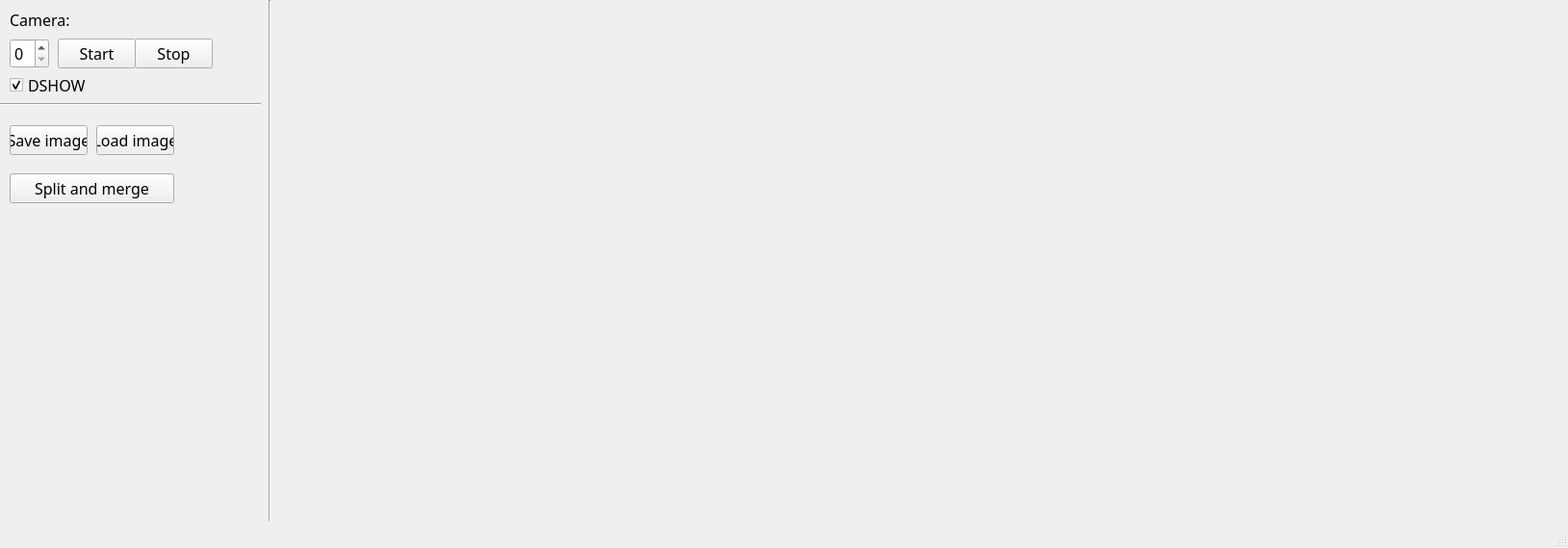
<?xml version="1.0" encoding="UTF-8"?>
<ui version="4.0">
 <class>MainWindow</class>
 <widget class="QMainWindow" name="MainWindow">
  <property name="geometry">
   <rect>
    <x>0</x>
    <y>0</y>
    <width>1629</width>
    <height>569</height>
   </rect>
  </property>
  <property name="font">
   <font>
    <family>Corbel Light</family>
    <pointsize>12</pointsize>
   </font>
  </property>
  <property name="windowTitle">
   <string>EngineeringProject</string>
  </property>
  <widget class="QWidget" name="centralwidget">
   <widget class="QPushButton" name="btn_camera_start">
    <property name="geometry">
     <rect>
      <x>60</x>
      <y>40</y>
      <width>81</width>
      <height>31</height>
     </rect>
    </property>
    <property name="text">
     <string>Start</string>
    </property>
   </widget>
   <widget class="QLabel" name="label">
    <property name="geometry">
     <rect>
      <x>10</x>
      <y>10</y>
      <width>101</width>
      <height>21</height>
     </rect>
    </property>
    <property name="text">
     <string>Camera:</string>
    </property>
   </widget>
   <widget class="Line" name="line_2">
    <property name="geometry">
     <rect>
      <x>270</x>
      <y>0</y>
      <width>21</width>
      <height>740</height>
     </rect>
    </property>
    <property name="orientation">
     <enum>Qt::Vertical</enum>
    </property>
   </widget>
   <widget class="Line" name="line">
    <property name="geometry">
     <rect>
      <x>0</x>
      <y>100</y>
      <width>271</width>
      <height>16</height>
     </rect>
    </property>
    <property name="orientation">
     <enum>Qt::Horizontal</enum>
    </property>
   </widget>
   <widget class="QLabel" name="cvl_image">
    <property name="geometry">
     <rect>
      <x>290</x>
      <y>20</y>
      <width>640</width>
      <height>480</height>
     </rect>
    </property>
    <property name="text">
     <string/>
    </property>
   </widget>
   <widget class="QSpinBox" name="camera_id">
    <property name="geometry">
     <rect>
      <x>10</x>
      <y>40</y>
      <width>41</width>
      <height>31</height>
     </rect>
    </property>
    <property name="minimum">
     <number>0</number>
    </property>
    <property name="maximum">
     <number>1024</number>
    </property>
    <property name="value">
     <number>0</number>
    </property>
   </widget>
   <widget class="QPushButton" name="btn_camera_stop">
    <property name="geometry">
     <rect>
      <x>140</x>
      <y>40</y>
      <width>81</width>
      <height>31</height>
     </rect>
    </property>
    <property name="text">
     <string>Stop</string>
    </property>
   </widget>
   <widget class="QCheckBox" name="check_dshow">
    <property name="geometry">
     <rect>
      <x>10</x>
      <y>80</y>
      <width>101</width>
      <height>17</height>
     </rect>
    </property>
    <property name="text">
     <string>DSHOW</string>
    </property>
    <property name="checked">
     <bool>true</bool>
    </property>
   </widget>
   <widget class="QPushButton" name="btn_image_save">
    <property name="geometry">
     <rect>
      <x>10</x>
      <y>130</y>
      <width>81</width>
      <height>31</height>
     </rect>
    </property>
    <property name="text">
     <string>Save image</string>
    </property>
   </widget>
   <widget class="QPushButton" name="btn_image_load">
    <property name="geometry">
     <rect>
      <x>100</x>
      <y>130</y>
      <width>81</width>
      <height>31</height>
     </rect>
    </property>
    <property name="text">
     <string>Load image</string>
    </property>
   </widget>
   <widget class="QPushButton" name="btn_split_and_merge">
    <property name="geometry">
     <rect>
      <x>10</x>
      <y>180</y>
      <width>171</width>
      <height>31</height>
     </rect>
    </property>
    <property name="text">
     <string>Split and merge</string>
    </property>
   </widget>
   <widget class="QLabel" name="cvl_image_2">
    <property name="geometry">
     <rect>
      <x>940</x>
      <y>20</y>
      <width>640</width>
      <height>480</height>
     </rect>
    </property>
    <property name="text">
     <string/>
    </property>
   </widget>
   <zorder>cvl_image</zorder>
   <zorder>btn_camera_start</zorder>
   <zorder>label</zorder>
   <zorder>line_2</zorder>
   <zorder>line</zorder>
   <zorder>camera_id</zorder>
   <zorder>btn_camera_stop</zorder>
   <zorder>check_dshow</zorder>
   <zorder>btn_image_save</zorder>
   <zorder>btn_image_load</zorder>
   <zorder>btn_split_and_merge</zorder>
   <zorder>cvl_image_2</zorder>
  </widget>
  <widget class="QMenuBar" name="menubar">
   <property name="geometry">
    <rect>
     <x>0</x>
     <y>0</y>
     <width>1629</width>
     <height>21</height>
    </rect>
   </property>
  </widget>
  <widget class="QStatusBar" name="statusbar"/>
 </widget>
 <resources/>
 <connections/>
</ui>
